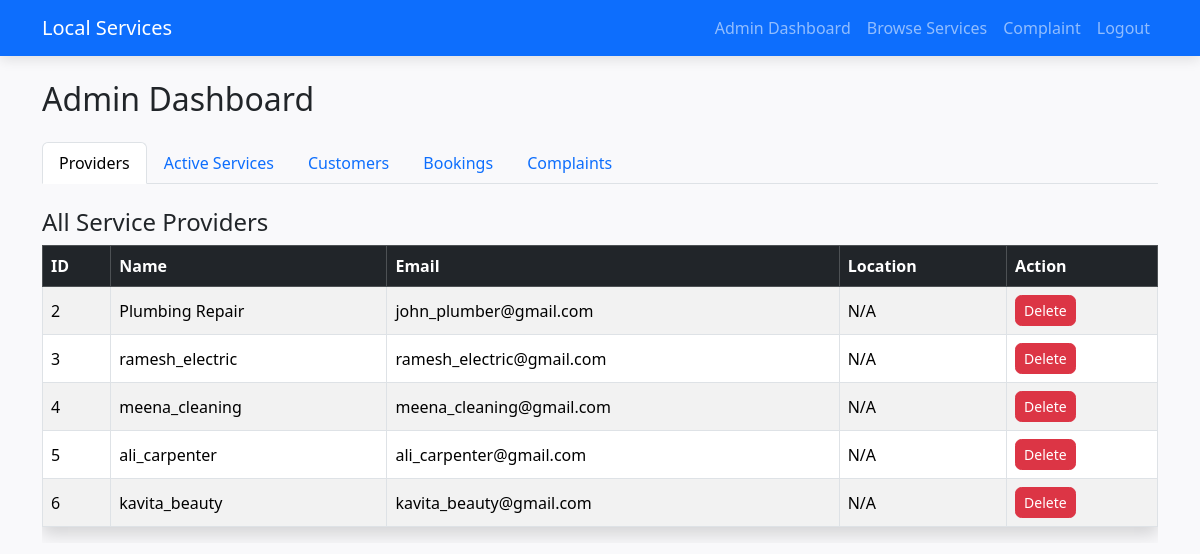
Page /admin (signed in) on the earlier database version.
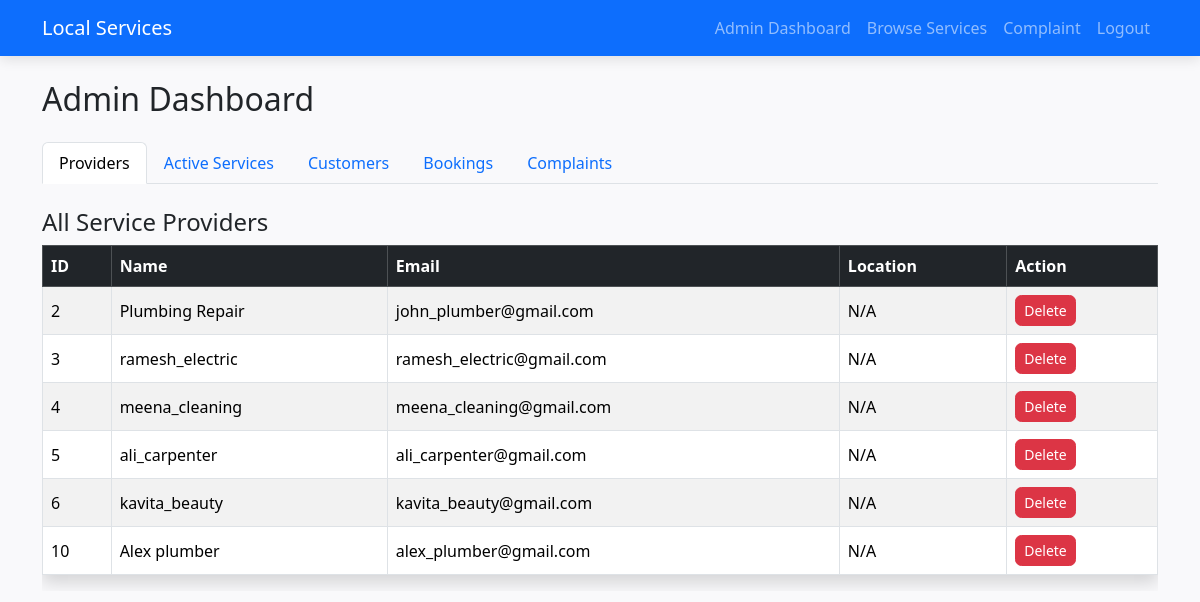
Same page on the later database version.
### app.py (models this page shows)
class User(UserMixin, db.Model):
    id = db.Column(db.Integer, primary_key=True)
    username = db.Column(db.String(150), nullable=False, unique=True)
    email = db.Column(db.String(150), nullable=False, unique=True)
    password = db.Column(db.String(150), nullable=False)
    role = db.Column(db.String(50), nullable=False, default='customer')  # customer/provider/admin
    location = db.Column(db.String(100))

### app.py (the view)
@app.route('/admin')
@login_required
def admin():
    if current_user.role != 'admin':
        flash('Admin access only.', 'danger')
        return redirect(url_for('index'))
    providers = User.query.filter_by(role="provider").all()
    customers = User.query.filter_by(role="customer").all()
    active_services = Service.query.filter_by(is_available=True).all()
    bookings = Booking.query.all()
    complaints = Complaint.query.order_by(Complaint.timestamp.desc()).all()
    return render_template(
        'admin_dashboard.html',
        providers=providers,
        customers=customers,
        active_services=active_services,
        bookings=bookings,
        complaints=complaints
    )

### app.py (called while the page is built)
@login_manager.user_loader
def load_user(user_id):
    return User.query.get(int(user_id))

@app.context_processor
def inject_provider_notifications():
    pending_count = 0
    if current_user.is_authenticated and current_user.role == "provider":
        pending_count = Booking.query.filter_by(provider_id=current_user.id, status="Pending").count()
    return dict(provider_pending_count=pending_count)

### templates/admin_dashboard.html (shortened to what this page needs)
{% extends "base.html" %}
{% block content %}
<h2 class="mb-4">Admin Dashboard</h2>
<ul class="nav nav-tabs mb-4" id="adminTabs" role="tablist">
    <li class="nav-item" role="presentation">
        <button class="nav-link active" id="providers-tab" data-bs-toggle="tab" data-bs-target="#providers" type="button" role="tab">Providers</button>
    </li>
    <li class="nav-item" role="presentation">
        <button class="nav-link" id="services-tab" data-bs-toggle="tab" data-bs-target="#services" type="button" role="tab">Active Services</button>
    </li>
    <li class="nav-item" role="presentation">
        <button class="nav-link" id="customers-tab" data-bs-toggle="tab" data-bs-target="#customers" type="button" role="tab">Customers</button>
    </li>
    <li class="nav-item" role="presentation">
        <button class="nav-link" id="bookings-tab" data-bs-toggle="tab" data-bs-target="#bookings" type="button" role="tab">Bookings</button>
    </li>
    <li class="nav-item" role="presentation">
        <button class="nav-link" id="complaints-tab" data-bs-toggle="tab" data-bs-target="#complaints" type="button" role="tab">Complaints</button>
    </li>
</ul>
<div class="tab-content" id="adminTabsContent">
    <div class="tab-pane fade show active" id="providers" role="tabpanel">
        <h4>All Service Providers</h4>
        <div class="table-responsive">
            <table class="table table-striped table-bordered shadow">
                <thead class="table-dark">
                    <tr>
                        <th>ID</th>
                        <th>Name</th>
                        <th>Email</th>
                        <th>Location</th>
                        <th>Action</th>
                    </tr>
                </thead>
                <tbody>
                    {% for user in providers %}
                    <tr>
                        <td>{{ user.id }}</td>
                        <td>{{ user.username }}</td>
                        <td>{{ user.email }}</td>
                        <td>{{ user.location or "N/A" }}</td>
                        <td>
                            <a href="{{ url_for('delete_provider', provider_id=user.id) }}" class="btn btn-danger btn-sm"
                               onclick="return confirm('Delete this provider? All related services will also be removed!');">
                               Delete
                            </a>
                        </td>
                    </tr>
                    {% endfor %}
                </tbody>
            </table>
        </div>
    </div>
</div>
{% endblock %}

Differences in the rows shown:
added User: id "10", username "Alex plumber", email "alex_plumber@gmail.com", location "N/A"
